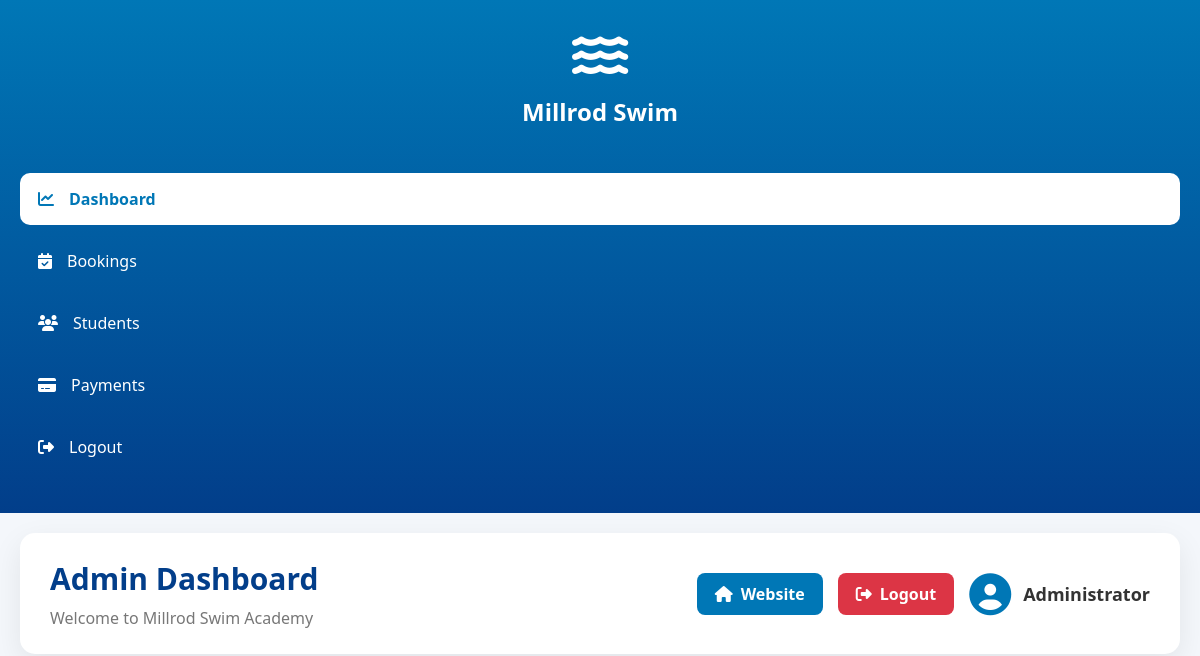
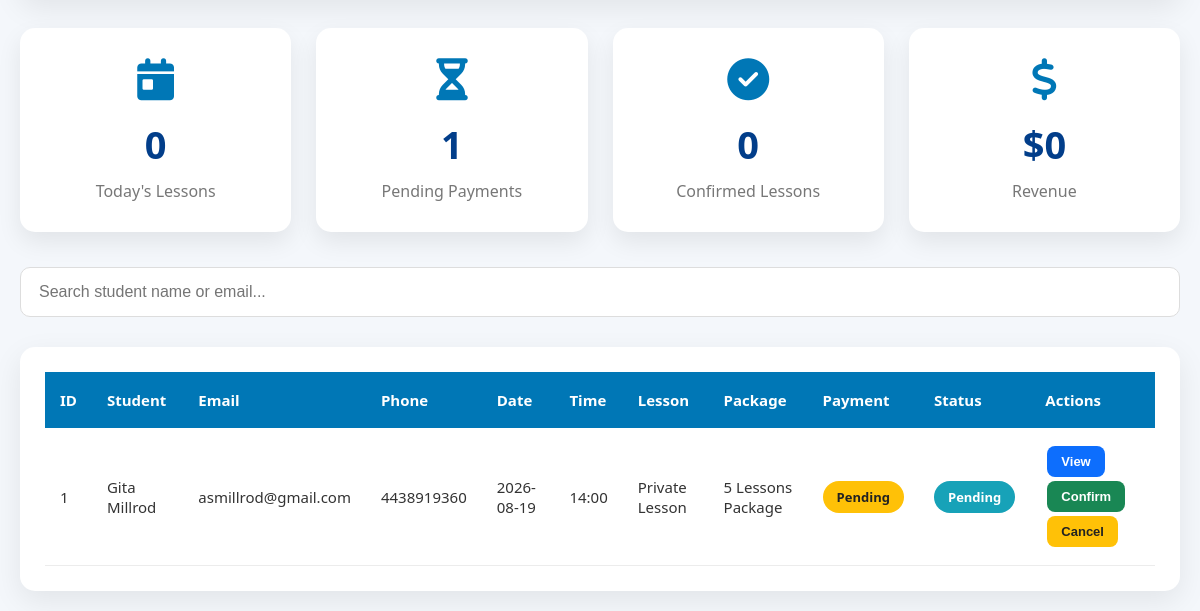
The app's page /admin/ (signed in), older data (2 pictures, top to bottom).
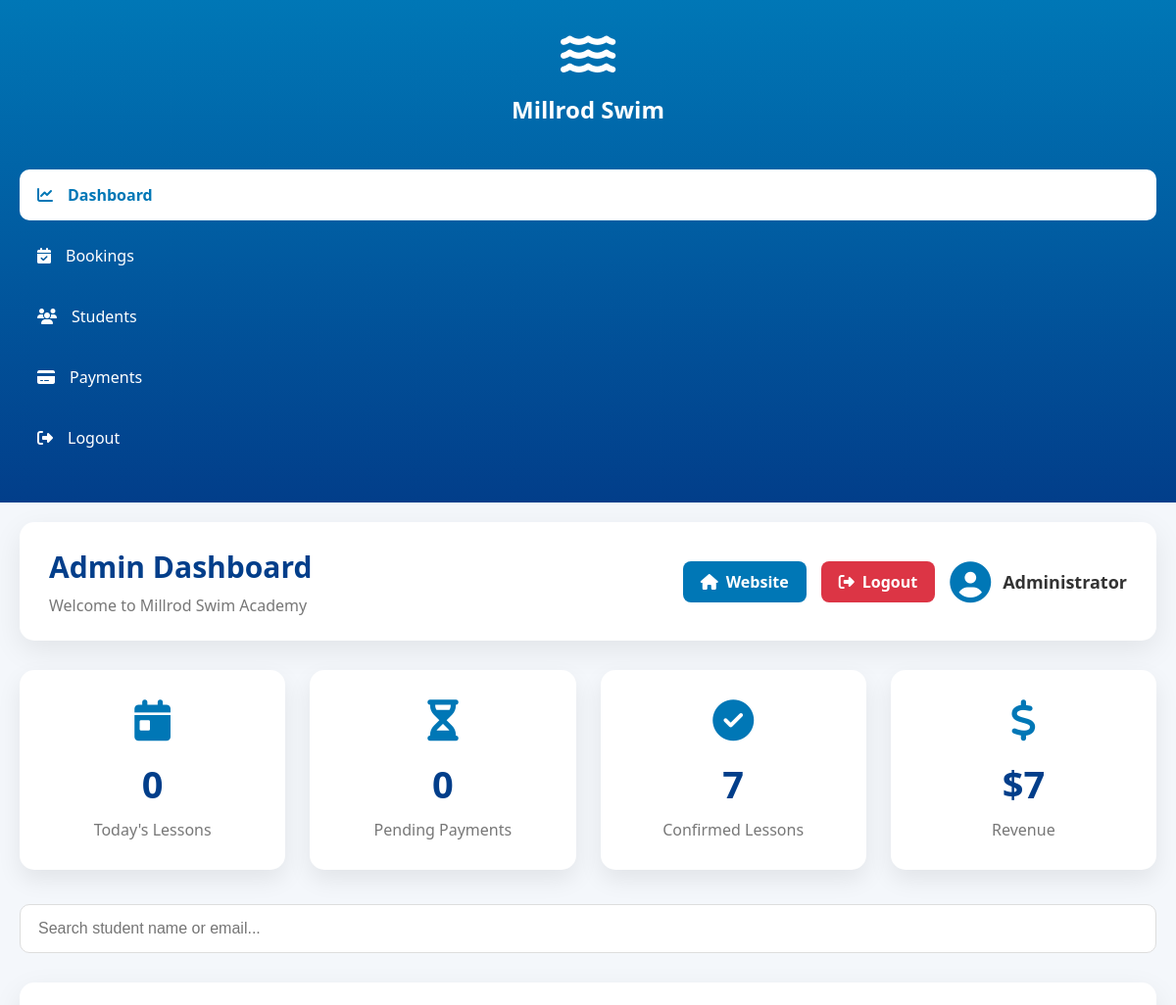
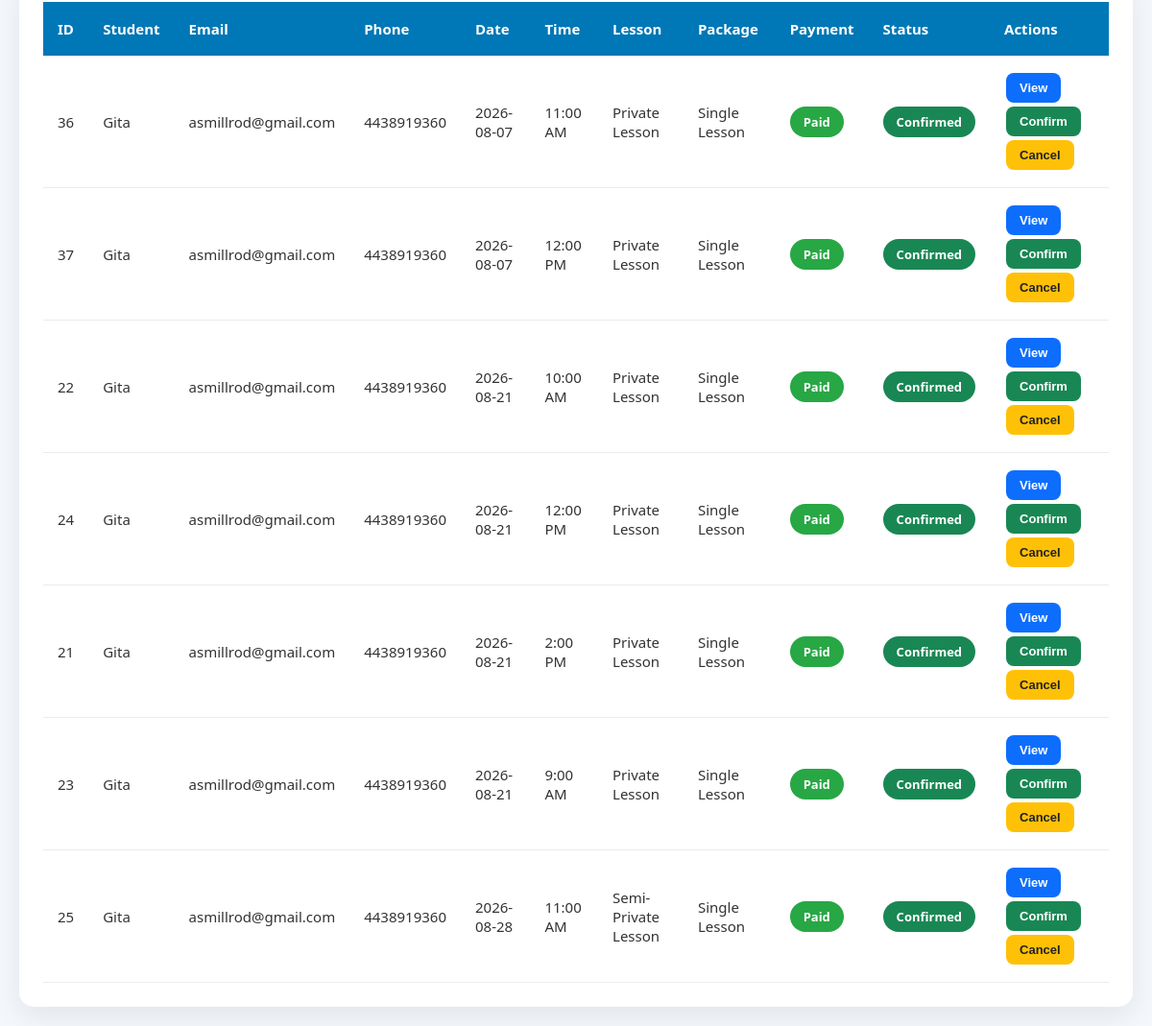
The same page, newer data (2 pictures, top to bottom).
### tables this page shows
CREATE TABLE bookings (

        id INTEGER PRIMARY KEY AUTOINCREMENT,

        -- Customer information
        name TEXT NOT NULL,

        email TEXT NOT NULL,

        phone TEXT,

        -- Lesson information
        lesson_type TEXT NOT NULL,

        package TEXT NOT NULL,

        -- Schedule
        lesson_date TEXT NOT NULL,

        lesson_time TEXT NOT NULL,

        -- Payment
        payment_status TEXT DEFAULT 'pending',

        stripe_payment_id TEXT,

        -- Booking status
        status TEXT DEFAULT 'pending',

        -- Reminder system
        reminder_sent INTEGER DEFAULT 0,

        created_at TIMESTAMP DEFAULT CURRENT_TIMESTAMP

    , payment_method TEXT DEFAULT 'card', price TEXT);

### routes/admin.py (the view)
@admin_bp.route("/")
def admin_dashboard():
    if not admin_required():
        return redirect(
            url_for(
                "admin.admin_login"
            )
        )
    conn = get_db_connection()
    cursor = conn.cursor()
    cursor.execute(
        """
        SELECT *
        FROM bookings
        ORDER BY lesson_date, lesson_time
        """
    )
    bookings = cursor.fetchall()
    today = datetime.now().strftime(
        "%Y-%m-%d"
    )
    cursor.execute(
        """
        SELECT COUNT(*)
        FROM bookings
        WHERE lesson_date=?
        AND status='confirmed'
        """,
        (today,)
    )
    today_lessons = cursor.fetchone()[0]
    cursor.execute(
        """
        SELECT COUNT(*)
        FROM bookings
        WHERE payment_status='pending'
        """
    )
    pending_payments = cursor.fetchone()[0]
    cursor.execute(
        """
        SELECT COUNT(*)
        FROM bookings
        WHERE status='confirmed'
        """
    )
    confirmed_lessons = cursor.fetchone()[0]
    cursor.execute(
        """
        SELECT COUNT(*)
        FROM bookings
        WHERE payment_status='paid'
        """
    )
    revenue = cursor.fetchone()[0]
    conn.close()
    return render_template(
        "admin.html",
        bookings=bookings,
        today_lessons=today_lessons,
        pending_payments=pending_payments,
        confirmed_lessons=confirmed_lessons,
        revenue=revenue
    )

### database.py (called while the page is built)
def get_db_connection():
    conn = sqlite3.connect(DATABASE)
    conn.row_factory = sqlite3.Row
    return conn

### routes/admin.py (called while the page is built)
def admin_required():
    return session.get(
        "admin_logged_in",
        False
    )

### templates/admin.html (shortened to what this page needs)
<!doctype html>
<html lang="en">
  <head>
    <link
      rel="stylesheet"
      href="{{ url_for('static', filename='admin.css') }}"
    />
    <link
      rel="stylesheet"
      href="https://cdnjs.cloudflare.com/ajax/libs/font-awesome/6.6.0/css/all.min.css"
    />
  </head>
  <body>
    <div class="dashboard">
      <aside class="sidebar">
        <div class="logo">
          <i class="fas fa-water"></i>
          <h2>Millrod Swim</h2>
        </div>
        <nav>
          <a href="#" class="active">
            <i class="fas fa-chart-line"></i>
            Dashboard
          </a>
          <a href="#bookings">
            <i class="fas fa-calendar-check"></i>
            Bookings
          </a>
          <a href="#students">
            <i class="fas fa-users"></i>
            Students
          </a>
          <a href="#payments">
            <i class="fas fa-credit-card"></i>
            Payments
          </a>
          <a href="/admin/logout">
            <i class="fas fa-sign-out-alt"></i>
            Logout
          </a>
        </nav>
      </aside>
      <main class="content">
        <header class="topbar">
          <div>
            <h1>Admin Dashboard</h1>
            <p>Welcome to Millrod Swim Academy</p>
          </div>
          <div class="topbar-actions">
            <a href="/" class="home-btn">
              <i class="fas fa-home"></i>
              Website
            </a>
            <a href="/admin/logout" class="logout-btn">
              <i class="fas fa-sign-out-alt"></i>
              Logout
            </a>
            <div class="admin-user">
              <i class="fas fa-user-circle"></i>
              <span>Administrator</span>
            </div>
          </div>
        </header>
        <section class="stats">
          <div class="card">
            <i class="fas fa-calendar-day"></i>
            <h3>{{ today_lessons }}</h3>
            <p>Today's Lessons</p>
          </div>
          <div class="card">
            <i class="fas fa-hourglass-half"></i>
            <h3>{{ pending_payments }}</h3>
            <p>Pending Payments</p>
          </div>
          <div class="card">
            <i class="fas fa-check-circle"></i>
            <h3>{{ confirmed_lessons }}</h3>
            <p>Confirmed Lessons</p>
          </div>
          <div class="card">
            <i class="fas fa-dollar-sign"></i>
            <h3>${{ revenue }}</h3>
            <p>Revenue</p>
          </div>
        </section>
        <section class="search-bar">
          <input
            type="text"
            id="searchInput"
            placeholder="Search student name or email..."
          />
        </section>
        <section class="table-container" id="bookings">
          <table id="bookingTable">
            <thead>
              <tr>
                <th>ID</th>
                <th>Student</th>
                <th>Email</th>
                <th>Phone</th>
                <th>Date</th>
                <th>Time</th>
                <th>Lesson</th>
                <th>Package</th>
                <th>Payment</th>
                <th>Status</th>
                <th>Actions</th>
              </tr>
            </thead>
            <tbody>
              {% for booking in bookings %}
              <tr>
                <td>{{ booking.id }}</td>
                <td>{{ booking.name }}</td>
                <td>{{ booking.email }}</td>
                <td>{{ booking.phone }}</td>
                <td>{{ booking.lesson_date }}</td>
                <td>{{ booking.lesson_time }}</td>
                <td>{{ booking.lesson_type }}</td>
                <td>{{ booking.package }}</td>
                <td>
                  {% if booking.payment_status == "paid" %}
                  <span class="badge paid"> Paid </span>
                  {% else %}
                  <span class="badge pending"> Pending </span>
                  {% endif %}
                </td>
                <td>
                  {% if booking.status == "confirmed" %}
                  <span class="badge confirmed"> Confirmed </span>
                  {% elif booking.status == "cancelled" %}
                  <span class="badge cancelled"> Cancelled </span>
                  {% else %}
                  <span class="badge waiting"> Pending </span>
                  {% endif %}
                </td>
                <td>
                  <button class="view-btn" data-id="{{ booking.id }}">
                    View
                  </button>
                  <button class="confirm-btn" data-id="{{ booking.id }}">
                    Confirm
                  </button>
                  <button class="cancel-btn" data-id="{{ booking.id }}">
                    Cancel
                  </button>
                </td>
              </tr>
              {% endfor %}
            </tbody>
          </table>
        </section>
      </main>
    </div>
  </body>
</html>

### static/admin.css (style rules this page uses)
* { margin: 0; padding: 0; box-sizing: border-box; }
body { font-family: "Segoe UI", Tahoma, Geneva, Verdana, sans-serif; background: #f4f7fb; color: #333; }
a { text-decoration: none; color: inherit; }
.dashboard { display: flex; min-height: 100vh; }
.sidebar { width: 260px; background: linear-gradient(180deg, #0077b6, #023e8a); color: white; padding: 30px 20px; position: fixed; left: 0; top: 0; bottom: 0; }
.logo { text-align: center; margin-bottom: 45px; }
.logo i { font-size: 50px; margin-bottom: 15px; }
.logo h2 { font-size: 24px; font-weight: bold; }
.sidebar nav { display: flex; flex-direction: column; }
.sidebar nav a { padding: 15px 18px; margin-bottom: 10px; border-radius: 10px; transition: 0.3s; display: flex; align-items: center; gap: 15px; font-size: 16px; }
.sidebar nav a.active { background: white; color: #0077b6; font-weight: bold; }
.content { margin-left: 260px; flex: 1; padding: 35px; }
.topbar { background: white; border-radius: 15px; padding: 25px 30px; display: flex; justify-content: space-between; align-items: center; box-shadow: 0 10px 30px rgba(0, 0, 0, 0.08); margin-bottom: 30px; }
.topbar h1 { color: #023e8a; font-size: 30px; }
.topbar p { margin-top: 8px; color: #777; }
.admin-user { display: flex; align-items: center; gap: 12px; font-size: 18px; font-weight: bold; }
.admin-user i { font-size: 42px; color: #0077b6; }
.stats { display: grid; grid-template-columns: repeat(auto-fit, minmax(220px, 1fr)); gap: 25px; margin-bottom: 35px; }
.card { background: white; border-radius: 15px; padding: 30px; box-shadow: 0 10px 25px rgba(0, 0, 0, 0.08); transition: 0.3s; text-align: center; }
.card i { font-size: 42px; color: #0077b6; margin-bottom: 18px; }
.card h3 { font-size: 38px; color: #023e8a; margin-bottom: 10px; }
.card p { color: #777; font-size: 16px; }
.search-bar { margin-bottom: 30px; }
.search-bar input { width: 100%; padding: 15px 18px; border-radius: 10px; border: 1px solid #ddd; font-size: 16px; outline: none; }
.table-container { background: white; border-radius: 15px; padding: 25px; box-shadow: 0 10px 30px rgba(0, 0, 0, 0.08); overflow-x: auto; }
table { width: 100%; border-collapse: collapse; min-width: 1100px; }
thead { background: #0077b6; color: white; }
thead th { padding: 18px 15px; text-align: left; font-size: 15px; }
tbody td { padding: 16px 15px; border-bottom: 1px solid #ececec; font-size: 15px; }
tbody tr { transition: 0.25s; }
.badge { display: inline-block; padding: 7px 14px; border-radius: 25px; font-size: 13px; font-weight: bold; color: white; }
.paid { background: #28a745; }
.confirmed { background: #198754; }
td button { border: none; padding: 8px 14px; margin: 2px; border-radius: 8px; cursor: pointer; font-size: 13px; font-weight: bold; transition: 0.25s; }
.view-btn { background: #0d6efd; color: white; }
.confirm-btn { background: #198754; color: white; }
.cancel-btn { background: #ffc107; color: #222; }
@media (max-width: 1200px) { .content { margin-left: 0; padding: 20px; } }
@media (max-width: 1200px) { .sidebar { position: relative; width: 100%; height: auto; } }
@media (max-width: 1200px) { .dashboard { flex-direction: column; } }
.topbar-actions { display: flex; align-items: center; gap: 15px; }
.home-btn, .logout-btn { display: inline-flex; align-items: center; gap: 8px; padding: 10px 18px; border-radius: 8px; text-decoration: none; color: white; font-weight: 600; transition: 0.3s; }
.home-btn { background: #0077b6; }
.logout-btn { background: #dc3545; }

Row changes from the older to the newer data that the page shows:
removed bookings: id "1", name "Gita Millrod", email "asmillrod@gmail.com", phone "4438919360", lesson_date "2026-08-19", lesson_time "14:00", lesson_type "Private Lesson", package "5 Lessons Package", payment_status "Pending", status "Pending"
added bookings: id "36", name "Gita", email "asmillrod@gmail.com", phone "4438919360", lesson_date "2026-08-07", lesson_time "11:00 AM", lesson_type "Private Lesson", package "Single Lesson", payment_status "Paid", status "Confirmed"
added bookings: id "37", name "Gita", email "asmillrod@gmail.com", phone "4438919360", lesson_date "2026-08-07", lesson_time "12:00 PM", lesson_type "Private Lesson", package "Single Lesson", payment_status "Paid", status "Confirmed"
added bookings: id "22", name "Gita", email "asmillrod@gmail.com", phone "4438919360", lesson_date "2026-08-21", lesson_time "10:00 AM", lesson_type "Private Lesson", package "Single Lesson", payment_status "Paid", status "Confirmed"
added bookings: id "24", name "Gita", email "asmillrod@gmail.com", phone "4438919360", lesson_date "2026-08-21", lesson_time "12:00 PM", lesson_type "Private Lesson", package "Single Lesson", payment_status "Paid", status "Confirmed"
added bookings: id "21", name "Gita", email "asmillrod@gmail.com", phone "4438919360", lesson_date "2026-08-21", lesson_time "2:00 PM", lesson_type "Private Lesson", package "Single Lesson", payment_status "Paid", status "Confirmed"
added bookings: id "23", name "Gita", email "asmillrod@gmail.com", phone "4438919360", lesson_date "2026-08-21", lesson_time "9:00 AM", lesson_type "Private Lesson", package "Single Lesson", payment_status "Paid", status "Confirmed"
added bookings: id "25", name "Gita", email "asmillrod@gmail.com", phone "4438919360", lesson_date "2026-08-28", lesson_time "11:00 AM", lesson_type "Semi-Private Lesson", package "Single Lesson", payment_status "Paid", status "Confirmed"
Text that changed along with them:
{{ pending_payments }}: "1" → "0"
{{ confirmed_lessons }}: "0" → "7"
{{ revenue }}: "0" → "7"
